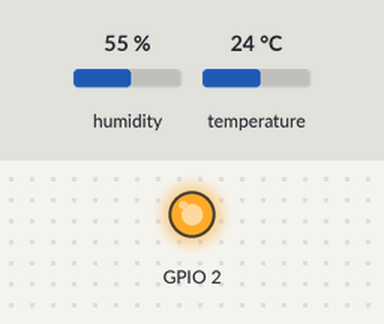
The sketch below on a simulated ESP8266 (NodeMCU). Shown: output pins drawn as LEDs (lit = HIGH, except the on-board LED, lit = LOW). The inputs (shaded band) are chosen by the test bench; at power-on: humidity 55 %, temperature 24 °C. WiFi joins after 1.5 s; servers stay silent unless stated; no MQTT or app messages arrive unless stated; what the sketch prints to the serial monitor is not drawn.

Above: at 0.1 s.
At 0.7 s:
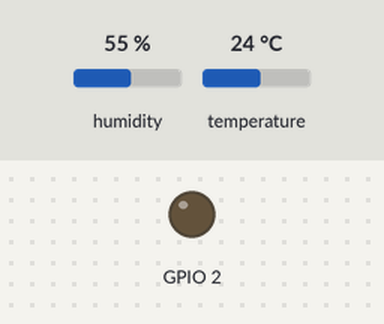
Timing chart, 0 to 2.7 s (numbered marks = the images above):
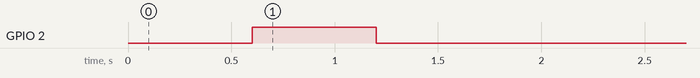

The sketch:

OTA-DHT11-MQQT-ONLY-WEB.ino
```cpp
#include <DHT.h>
#include <ESP8266WebServer.h>
// Get ESP8266 going with Arduino IDE
// - https://github.com/esp8266/Arduino#installing-with-boards-manager
// Required libraries (sketch -> include library -> manage libraries)
// - PubSubClient by Nick ‘O Leary
// - DHT sensor library by Adafruit
#include <ESP8266mDNS.h>
#include <WiFiUdp.h>
#include <ArduinoOTA.h>
#include <DNSServer.h>            //Local DNS Server used for redirecting all requests to the configuration portal
#include <ESP8266WebServer.h>     //Local WebServer used to serve the configuration portal
#include <WiFiManager.h>
#include <ESP8266WiFi.h>
#include <PubSubClient.h>
#include "Wire.h"


#define mqtt_server "xxx.xxx.xx.xxx"
#define mqtt_user ""
#define mqtt_password ""

#define humidity_topic "sensor/humidity"
#define temperature_topic "sensor/temperature"
#define DHTPIN 4     // Connected to Pin D1 in NodeMCU
#define DHTTYPE DHT11


// ***************************************************************************
// Load library "ticker" for blinking status led
// ***************************************************************************
#include <Ticker.h>
Ticker ticker;
ESP8266WebServer server(80);
float humidity, temp_c;  // Values read from sensor
String webString="";     // String to display
String temp1="";
// Generally, you should use "unsigned long" for variables that hold time
unsigned long previousMillis = 0;        // will store last temp was read
const long interval = 2000;              // interval at which to read sensor

void handle_root() {
  server.send(200, "text/html", "Hello from the weather esp8266, read from /temp or /humidity of /env");
  delay(100);
}

void tick()
{
  //toggle state
  int state = digitalRead(BUILTIN_LED);  // get the current state of GPIO1 pin
  digitalWrite(BUILTIN_LED, !state);     // set pin to the opposite state
}

WiFiClient espClient12;
PubSubClient client(espClient12);
DHT dht(DHTPIN, DHTTYPE, 15); // 11 works fine for ESP8266


void configModeCallback (WiFiManager *myWiFiManager) {
  Serial.println("Entered config mode");
  Serial.println(WiFi.softAPIP());

  Serial.println(myWiFiManager->getConfigPortalSSID());
 // entered config mode, make led toggle faster
  ticker.attach(0.2, tick);
}

void gettemperature() {
  // Wait at least 2 seconds seconds between measurements.
  // if the difference between the current time and last time you read
  // the sensor is bigger than the interval you set, read the sensor
  // Works better than delay for things happening elsewhere also
  unsigned long currentMillis = millis();

  if(currentMillis - previousMillis >= interval) {
    // save the last time you read the sensor
    previousMillis = currentMillis;

    // Reading temperature for humidity takes about 250 milliseconds!
    // Sensor readings may also be up to 2 seconds 'old' (it's a very slow sensor)
    humidity = dht.readHumidity();          // Read humidity (percent)
    temp_c = dht.readTemperature(false);     // Read temperature as Fahrenheit
    // Check if any reads failed and exit early (to try again).
    if (isnan(humidity) || isnan(temp_c)) {
      Serial.println("Failed to read from DHT sensor!");
      return;
    }
  }
}

void setup() {
  Serial.begin(115200);
  dht.begin();
  // set builtin led pin as output
  pinMode(BUILTIN_LED, OUTPUT);
 //  start ticker with 0.5 because we start in AP mode and try to connect
  ticker.attach(0.6, tick);


  // ***************************************************************************
  // Setup: WiFiManager
  // ***************************************************************************
  WiFiManager wifiManager;
  wifiManager.setAPCallback(configModeCallback);
  wifiManager.autoConnect();


ticker.detach();
  //keep LED on
  digitalWrite(BUILTIN_LED, LOW);


// OTA Bit *****************************************
//  Serial.begin(115200);
//  Serial.println("Booting");
  // Port defaults to 8266
  // ArduinoOTA.setPort(8266);

  // Hostname defaults to esp8266-[ChipID]
  ArduinoOTA.setHostname("ESP8266-DHT11-2");

  // No authentication by default uncomment below and change password
  //ArduinoOTA.setPassword((const char *)"password");

  ArduinoOTA.onStart([]() {
    Serial.println("Start");
  });
  ArduinoOTA.onEnd([]() {
    Serial.println("\nEnd");
  });
  ArduinoOTA.onProgress([](unsigned int progress, unsigned int total) {
    Serial.printf("Progress: %u%%\r", (progress / (total / 100)));
  });
  ArduinoOTA.onError([](ota_error_t error) {
    Serial.printf("Error[%u]: ", error);
    if (error == OTA_AUTH_ERROR) Serial.println("Auth Failed");
    else if (error == OTA_BEGIN_ERROR) Serial.println("Begin Failed");
    else if (error == OTA_CONNECT_ERROR) Serial.println("Connect Failed");
    else if (error == OTA_RECEIVE_ERROR) Serial.println("Receive Failed");
    else if (error == OTA_END_ERROR) Serial.println("End Failed");
  });
  ArduinoOTA.begin();
  Serial.println("Ready");
  Serial.print("IP address: ");
  Serial.println(WiFi.localIP());

// OTA End **************************************************

  client.setServer(mqtt_server, 1883);

 server.on("/", handle_root);

  server.on("/temp", [](){  // if you add this subdirectory to your webserver call, you get text below :)
    gettemperature();       // read sensor
    webString="<h1> Temperature: </h1>"+String((int)temp_c)+" C";   // Arduino has a hard time with float to string
    server.send(200, "text/html", webString);            // send to someones browser when asked
  });

  server.on("/humidity", [](){  // if you add this subdirectory to your webserver call, you get text below :)
    gettemperature();           // read sensor
    webString="<h1>Humidity: </h1>"+String((int)humidity)+"%";
    server.send(200, "text/html", webString);               // send to someones browser when asked
  });

  server.on("/env", [](){  // if you add this subdirectory to your webserver call, you get text below :)
    gettemperature();       // read sensor
    webString= "<h1><center><u>Mark's ESP sensor3/# </u></center></h1><hr><h1>Temperature: </h1>"+String((int)temp_c)+"&#8451;"+"<h1> Humidity: </h1>"+String((int)humidity)+"%";;   // Arduino has a hard time with float to string
    server.send(200, "text/html", webString);            // send to someones browser when asked
  });
server.on("/test", [](){  // if you add this subdirectory to your webserver call, you get text below :)
    gettemperature();       // read sensor
    temp1= "<html>\
  <head>\
    <title>ESP8266 Demo</title>\
    <style>\
      body { background-color: #cccccc; font-family: Arial, Helvetica, Sans-Serif; Color: #000088; }\
    </style>\
  </head>\
  <body>\
    <h1>Hello from ESP8266!</h1>\
    <p>Uptime: %02d:%02d:%02d</p>\
    <form action='http://192.168.4.1' method='get'>\
    F_name: <input type='text' name='fname'><br>\
    <input type='submit' value='Submit'>\
</form>\
  </body>\
</html>",
//      hr, min % 60, sec % 60

  server.send(200, "text/html", temp1);
    });
  server.begin();
  Serial.println("HTTP server started");
}


void reconnect() {
  float testh = dht.readHumidity();
  // Loop until we're reconnected
  while (!client.connected()) {
    Serial.print("Attempting MQTT connection...");
    // Attempt to connect
    // If you do not want to use a username and password, change next line to
    // if (client.connect("ESP8266Client")) {
    if (client.connect("ESP8266Cl", mqtt_user, mqtt_password)) {
      Serial.println("connected");
      Serial.println(temperature_topic);
      Serial.println(dht.readHumidity());
      Serial.println(dht.readTemperature());
    } else {
      Serial.print("failed, rc=");
      Serial.print(client.state());
      Serial.println(" try again in 5 seconds");
      // Wait 5 seconds before retrying
      delay(5000);
    }
  }
}

bool checkBound(float newValue, float prevValue, float maxDiff) {
  return !isnan(newValue) &&
        (newValue < prevValue - maxDiff || newValue > prevValue + maxDiff);
}

long lastMsg = 0;
float temp = 0;
float hum = 0;
float diff = 1.0;

void loop() {

    server.handleClient();

// OTA Bit ************************
  ArduinoOTA.handle();
// End OTA ************************

  if (!client.connected()) {
    reconnect();
  }
  client.loop();

  long now = millis();
  if (now - lastMsg > 2000) {
    lastMsg = now;

    float newTemp = dht.readTemperature();
    float newHum = dht.readHumidity();

    if (checkBound(newTemp, temp, diff)) {
      temp = newTemp;
      Serial.print("New temperature:");
      Serial.println(String(temp).c_str());
      client.publish(temperature_topic, String(temp).c_str(), true);
    }

    if (checkBound(newHum, hum, diff)) {
      hum = newHum;
      Serial.print("New humidity:");
      Serial.println(String(hum).c_str());
      client.publish(humidity_topic, String(hum).c_str(), true);
    }
  }
}
```
